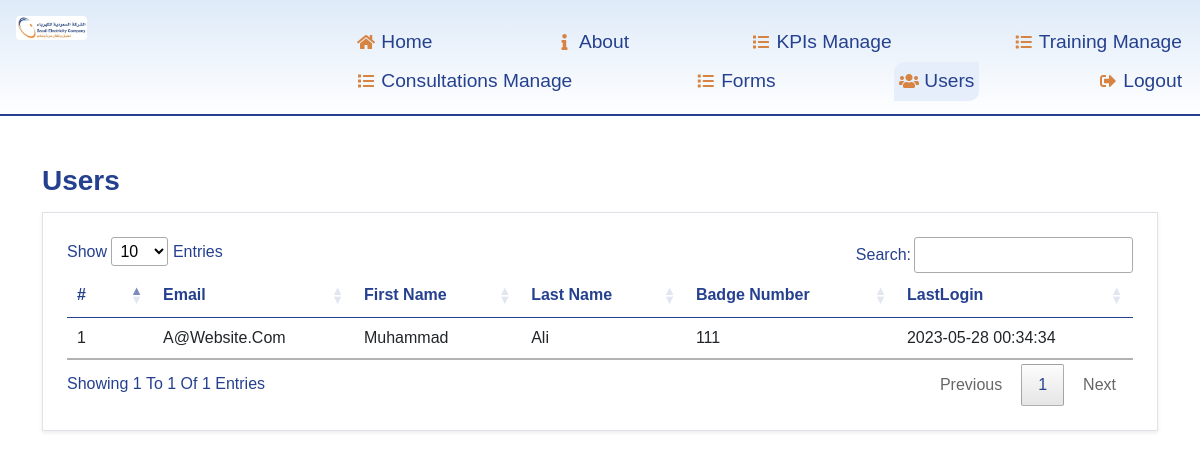
The page /users-manage.php (signed in) on the database its author committed.
### tables this page shows
CREATE TABLE `users` (
  `id` int(11) NOT NULL,
  `email` varchar(50) NOT NULL,
  `password` varchar(32) NOT NULL,
  `badge_number` int(11) NOT NULL,
  `first_name` varchar(30) NOT NULL,
  `last_name` varchar(30) NOT NULL,
  `lastlogin` datetime DEFAULT NULL
);

### config/functions.php (called while the page is built, shortened)
<?php
function getPageName()
{
    return basename($_SERVER['REQUEST_URI'], '?' . $_SERVER['QUERY_STRING']);
}
function isLoggedIn()
{
    return (isset($_SESSION['logged_in'])) ? TRUE : FALSE;
}
function getUserType()
{
    return (isLoggedIn()) ? $_SESSION['user_type'] : NULL;
}
function isAdmin()
{
    return (getUserType() == 'admin') ? TRUE : FALSE;
}

### init.php (called while the page is built, shortened)
<?php
$conn = new mysqli(SERVER_HOST, SERVER_USER, SERVER_PASS, SERVER_DB);
require 'config/functions.php';
require 'config/functions-db.php';
require 'config/functions-queries.php';
$page = getPageName();

### config/functions-db.php (called while the page is built, shortened)
<?PHP
function getRows($query = "") {
    global $conn;
    $result = ($query) ? $conn->query($query) : NULL;
    $result->fetch_array(MYSQLI_ASSOC);
    $arr = NULL;
    foreach ($result as $row):
        $arr[] = $row;
    endforeach;
    return (isset($arr) && $arr) ? $arr : NULL;
}

### config/functions-queries.php (called while the page is built, shortened)
<?PHP
function getUsers($where = "1") {
    $result = getRows("SELECT *,  concat(first_name, ' ', last_name)as fullName FROM `users` Where $where ");
    return $result;
}

### users-manage.php (the view, shortened to what this page needs)
<?PHP
require_once 'init.php';
include 'views/header.php';
$where = "1";
$consultations = getUsers($where . " ORDER BY `users`.`lastlogin` DESC");
?>
<div class="container">
   <h3 class="title">Users
   </h3>
   <div class="bg-white border shadow-sm p-4 ">
      <table class="table table-hover" id="kpis-table">
         <thead>
            <tr class="text-main">
               <th width="50">#</th>
               <th>Email</th>
               <th>First Name</th>
               <th>Last Name</th>
               <th>Badge Number</th>
               <th width="200">LastLogin</th>
            </tr>
         </thead>
         <tbody>
            <?PHP
            foreach ($consultations as $consultation) {
               $i++; ?>
               <tr>
                  <td>
                     <?= $consultation['id'] ?>
                  </td>
                  <td>
                  <?= $consultation['email'] ?>
                  </td>
                  <td>
                     <?= $consultation['first_name'] ?>
                  </td>
                  <td>
                     <?= $consultation['last_name'] ?>
                  </td>
                  <td>
                     <?= $consultation['badge_number'] ?>
                  </td>
                  <td><?= $consultation['lastlogin'] ?></td>
               </tr>
            <?PHP } ?>
         </tbody>
      </table>
   </div>
</div>
<?PHP include 'views/footer.php' ?>

### views/header.php (shortened to what this page needs)
<!DOCTYPE html>
<html lang="en">
<head>
   <link rel="stylesheet" href="https://unpkg.com/swiper@7/swiper-bundle.min.css" />
   <link rel="stylesheet" href="https://cdnjs.cloudflare.com/ajax/libs/lightgallery-js/1.4.0/css/lightgallery.min.css">
   <link href="assets/css/bootstrap.min.css" rel="stylesheet">
   <link href="assets/fontawesome/css/all.min.css" rel="stylesheet">
   <link rel="stylesheet" href="assets/css/style.css">
   <link rel="stylesheet" href="assets/css/datatables.css" />
</head>
<body>
   <div class="row bg-white top-back">
      <div class="col-3 ">
        <a href="."> <img src="assets/img/logo.png" class="w-25 my-3 mx-3 rounded" /></a>
      </div>
      <div class="col-9">
         <div class="header float-end mx-2">
            <nav class="navbar">
               <a href="." class="<?=($page == 'kpis')? 'active': ''?>"><i class="fa fa-fw fa-home text-orange"></i> home</a>
               <a href="about.php" class="<?=($page == 'about.php')? 'active': ''?>"><i class="fa fa-fw fa-info text-orange"></i> about</a>
               <?PHP if (isAdmin()) { ?>
                  <a href="kpis-manage.php" class="<?=($page == 'kpis-manage.php')? 'active': ''?>"><i class="fa fa-fw fa-list text-orange"></i> KPIs Manage</a>
                  <a href="Training-manage.php" class="<?=($page == 'Training-manage.php')? 'active': ''?>"><i class="fa fa-fw fa-list text-orange"></i> Training Manage</a>
                  <a href="consultations-manage.php?status=new" class="<?=($page == 'consultations-manage.php')? 'active': ''?>"><i class="fa fa-fw fa-list text-orange"></i> Consultations Manage</a>
                  <a href="forms-manage.php?status=new" class="<?=($page == 'forms-manage.php')? 'active': ''?>"><i class="fa fa-fw fa-list text-orange"></i> Forms</a>
                  <a href="users-manage.php" class="<?=($page == 'users-manage.php')? 'active': ''?>"><i class="fa fa-fw fa-users text-orange"></i> Users</a>
               <?PHP } ?>
               <?PHP if (isLoggedIn()) { ?>
               <a href="logout.php" class="<?=($page == 'logout.php')? 'active': ''?>"><i class="fa fa-fw fa-sign-out-alt text-orange"></i> Logout</a>
               <?PHP } else { ?>
                  <a href="Signin.php" class="<?=($page == 'Signin.php')? 'active': ''?>"><i class="fa fa-fw fa-sign-in-alt text-orange"></i> Login</a>
                  <?PHP } ?>
            </nav>
         </div>
      </div>
      <div class="row header-bar">
      </div>
   </div>
   <link rel="stylesheet" href="assets/js/script.js">

### views/footer.php (shortened to what this page needs)
</body>
</html>

### assets/css/Style.css (style rules this page uses)
:root { --peru: #EC8033; --black: #222; --white: #fff; --light-black: #666; --light-white: #ccc; --light-bg: #f5f5f5; --dark-bg: rgba(0, 0, 0, .7); --border: .1rem solid #aaa; --box-shadow: 0 .5rem 1rem rgba(0, 0, 0, .1); }
a { text-decoration: none !important; }
.top-back { background-image: linear-gradient(#DEEAF8, #ffff) !important; }
.header { padding: 5px; display: flex; align-items: center; justify-content: space-between; margin-top: 10px; position: sticky; top: 0; left: 0; right: 0; z-index: 1000; }
.header .navbar a { font-size: 1.2rem; margin-left: 2rem; color: #25408F !important; padding: 5px; }
.header .navbar .active { background-color: #E5EEFA !important; border-top-left-radius: 10px; color: #25408F !important; border-bottom-right-radius: 10px; }
* { font-family: SEC_GE_Light, SEC_GE_Light, Geneva, sans-serif; font-size: 16px; margin: 0; padding: 0; box-sizing: border-box; outline: none; border: none; text-decoration: none; transition: all 0.4s cubic-bezier(.43, 1.1, .62, 1.08); text-transform: capitalize; }
*>img { user-select: none; pointer-events: none; }
html { overflow-x: hidden; scroll-behavior: smooth; scroll-padding-top: 6rem; }
body { color: #25408f !important; }
.header-bar { border-bottom: solid 2px #25408f !important; }
.text-main { color: #25408F !important; }
.text-orange { color: #D78341 !important; }
.title { margin-top:3rem!important; margin-bottom: 15px; font-weight: bold; color: #25408F !important; }

### rows shown on the page
users: id "1", email "A@website.com", first_name "Muhammad", last_name "Ali", badge_number "111", lastlogin "2023-05-28 00:34:34"
